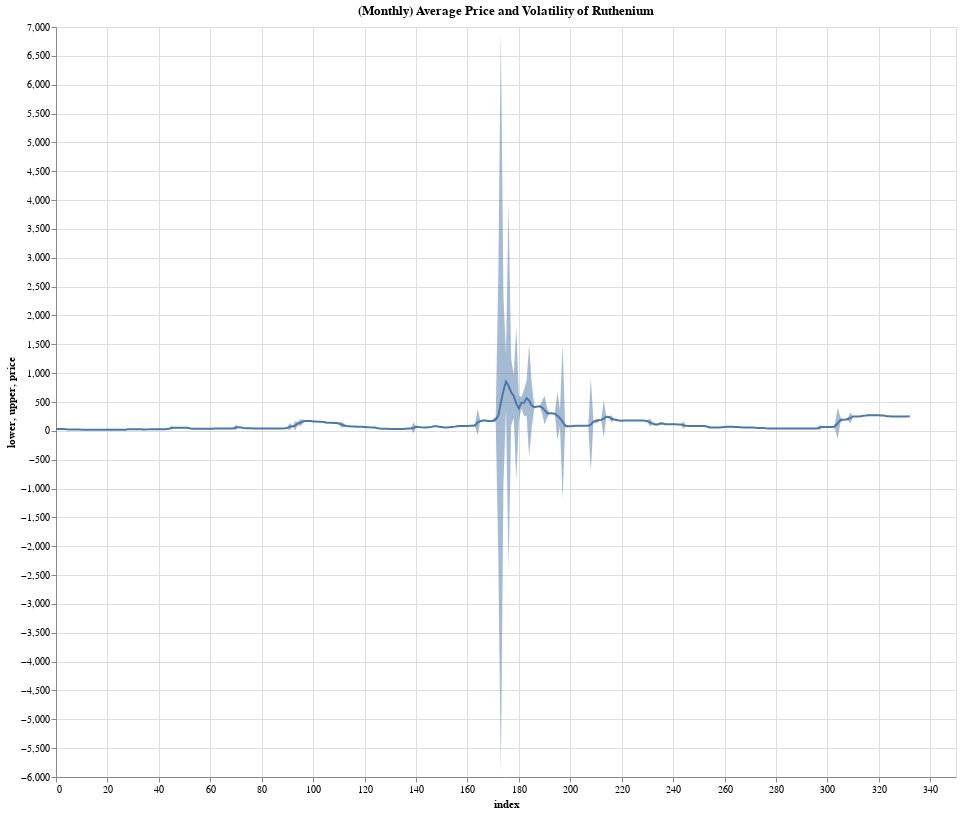

This figure's notebook cell:
### Code cell
#creating a data source to plot
data = pd.DataFrame({'price': np.array(monthly_data['value_ruth']), 'volatility': np.array(monthly_data['vol_ruth'])})
data['lower'] = data['price'] - data['volatility']
data['upper'] = data['price'] + data['volatility']
data['index'] = data.index
print(data.head())
line = alt.Chart(data).mark_line().encode(
    x='index',
    y='price'
).properties(
    width=900,
    height=750,
    title='(Monthly) Average Price and Volatility of Ruthenium'
)

band = alt.Chart(data).mark_area(
    opacity=0.5
).encode(
    x='index',
    y='lower:Q',
    y2='upper:Q'
)

band + line

### Figure 1 — Vega-Lite specification as saved in the notebook (floating-point values rounded to 4 significant figures; data arrays with more than 128 entries replaced by an {"elided": "..."} marker saying what was removed)
{"config": {"view": {"continuousWidth": 400, "continuousHeight": 300}}, "layer": [{"mark": {"type": "area", "opacity": 0.5}, "encoding": {"x": {"type": "quantitative", "field": "index"}, "y": {"type": "quantitative", "field": "lower"}, "y2": {"field": "upper"}}}, {"mark": "line", "encoding": {"x": {"type": "quantitative", "field": "index"}, "y": {"type": "quantitative", "field": "price"}}, "height": 750, "title": "(Monthly) Average Price and Volatility of Ruthenium", "width": 900}], "data": {"name": "data-cde8c6cb71417cea8a87058483ae7691"}, "$schema": "https://vega.github.io/schema/vega-lite/v4.0.2.json", "datasets": {"data-cde8c6cb71417cea8a87058483ae7691": {"elided": "333 records"}}}
